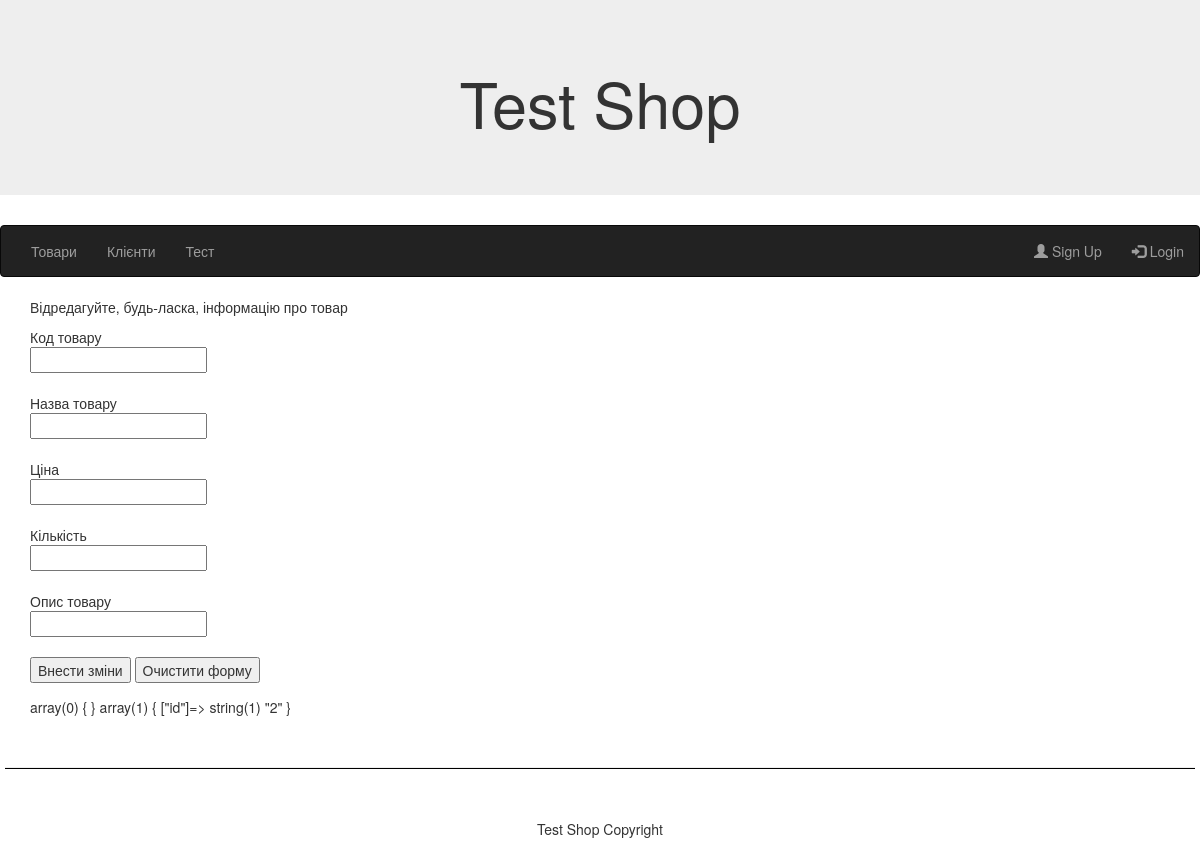
Screenshot of /product/edit?id=2 with the database file from the repository.
### tables this page shows
CREATE TABLE `menu` (
  `id` int(11) unsigned NOT NULL AUTO_INCREMENT,
  `name` varchar(100) NOT NULL,
  `path` varchar(255) NOT NULL,
  `active` tinyint(1) NOT NULL DEFAULT '1',
  `sort_order` smallint(2) DEFAULT NULL,
  PRIMARY KEY (`id`)
);

### app/Core/View.php (called while the page is built, shortened)
<?php
class View
{
    private $data;
    private $viewPath;
    public function __construct(array $data = [], string $viewPath = null)
    {
        $this->data = $data;
        $this->viewPath = $viewPath;
    }
    public static function getViewDir(): string
    {
        return App::getAppDir() . DS . 'views';
    }
    protected function get($key)
    {
        return $this->data[$key];
    }
    public function render(): string
    {
        $path = $this->viewPath;
        if ($path === null) {
            $path = $this->getDefaultPath();
        }
        array_walk($this->data, static function(&$item, $key) {
            if ($item instanceof View) {
                $item = $item->render();
            }
        });
        extract($this->data, EXTR_SKIP);
        include $path;
        return ob_get_clean();
    }
    private function getDefaultPath(): string
    {
        $controllerName = Route::getController();
        $actionName = Route::getAction();
        $path = self::getViewDir() . DS . $controllerName . DS . $actionName . '.php';
        $path404 = self::getViewDir() . DS . 'error' . DS . 'error404.php';
        return file_exists($path) ? $path : $path404;
    }
     private function getBP(): string
     {
         return Route::getBP();
     }
}

### app/Controllers/ProductController.php (called while the page is built, shortened)
<?php
class ProductController extends Controller
{
    public function editAction()
    {
        $this->renderLayout();
    }
}

### app/Core/App.php (called while the page is built, shortened)
<?php
class App
{
    public static function run(string $path = null): void
    {
        $action = Route::getAction() . 'Action';
        $controller = new $controllerClass();
        $controller->$action();
    }
}

### app/bootstrap.php (called while the page is built, shortened)
<?php
require ROOT . '/app/Autoloader.php';
\Core\App::run();

### index.php (called while the page is built, shortened)
<?php
include ROOT . '/app/bootstrap.php';

### app/Autoloader.php (called while the page is built, shortened)
<?php
class Autoloader
{
    public static function register()
    {
        spl_autoload_register(function ($class) {
            $file = ROOT . DS . 'app' .DS.str_replace('\\', DS, $class).'.php';
            if (file_exists($file)) {
                return true;
            }
            return false;
        });
    }
}

### app/Core/DB.php (called while the page is built, shortened)
<?php
class DB
{
    private static $pdo = null;
    public function getConnection()
    {
        if (!self::$pdo) {
            $dsn = 'mysql:host='. MYSQL_HOST .';port='. MYSQL_PORT .';dbname='. DB_NAME . ';charset=utf8';
            $options = array(
                PDO::MYSQL_ATTR_INIT_COMMAND => "SET NAMES 'utf8'",
                PDO::ATTR_ERRMODE => PDO::ERRMODE_EXCEPTION,
                PDO::ATTR_EMULATE_PREPARES => false
            );
            try {
                self::$pdo = new PDO($dsn, DB_USERNAME , DB_PASSWORD, $options);
            } catch (PDOException $e) {
                echo "Connection failed: ".$e->getMessage();
                exit();
            }
        }
        return self::$pdo;
    }
    public function query($sql, $parameters = [])
    {
        $dbh = $this->getConnection();
        $stmt = $dbh->prepare($sql);
        $result = $stmt->execute($parameters);
        if ($result !== false)
        {
            return $stmt->fetchAll(PDO::FETCH_ASSOC);
        }
        else
        {
            return false;
        }
    }
}

### app/Core/Model.php (called while the page is built, shortened)
<?php
class Model implements DbModelInterface
{
    protected $table_name;
    protected $columns = [];
    protected $sql;
    protected $params = [];
    public function initCollection()
    {
        $columns = implode(',',$this->getColumns());
        $this->sql = "select $columns from " . $this->table_name ;
        return $this;
    }
    public function getColumns()
    {
        $db = new DB();
        $sql = "show columns from  $this->table_name;";
        $results = $db->query($sql);
        foreach($results as $result) {
            array_push($this->columns,$result['Field']);
        }
        return $this->columns;
    }
    public function sort($params)
    {
    $this->sql .= " ORDER BY ";
     foreach ($params as $key=>$value) {
     $this->sql .= "$key $value, ";
     }
     $this->sql = rtrim(($this->sql), ', ');
        return $this;
    }
    public function getCollection()
    {
        $db = new DB();
        $this->sql .= ";";
        $this->collection = $db->query($this->sql, $this->params);
        return $this;
    }
}

### app/Core/Route.php (called while the page is built, shortened)
<?php
class Route
{
    public static function getBP()
    {
        return self::getBasePath();
    }
    public static function getBasePath()
    {
        $base_path = substr(ROOT, strlen($_SERVER['DOCUMENT_ROOT']));
        return $base_path;
    }
}

### app/Core/Url.php (the view, shortened to what this page needs)
<?php
class Url
{
    public static function getLink($path, $name, $params = [])
    {
        return '<a href="' . Route::getBP() . $path .'">' .$name . '</a>';
    }
}

### app/views/menu.php
<nav class="navbar navbar-inverse">
  <div class="container-fluid">
    <ul class="nav navbar-nav">
    <?php
        foreach($this->get('menuCollection') as $item)  :
    ?>
        <li>
            <?= \Core\Url::getLink($item['path'], $item['name']); ?>
        </li>
    <?php endforeach; ?>
    </ul>
    <ul class="nav navbar-nav navbar-right">
        <li><a href="<?php echo $this->getBP();?>/customer/register/"><span class="glyphicon glyphicon-user"></span> Sign Up</a></li>
        <li><a href="<?php echo $this->getBP();?>/customer/login/"><span class="glyphicon glyphicon-log-in"></span> Login</a></li>
    </ul>
  </div>
</nav>

### rows the page displays
menu: name "Товари"
menu: name "Клієнти"
menu: name "Тест"

### other values shown
$this->get('content') "array(0) { } array(1) { [\"id\"]=> string(1) \"2\" }"
